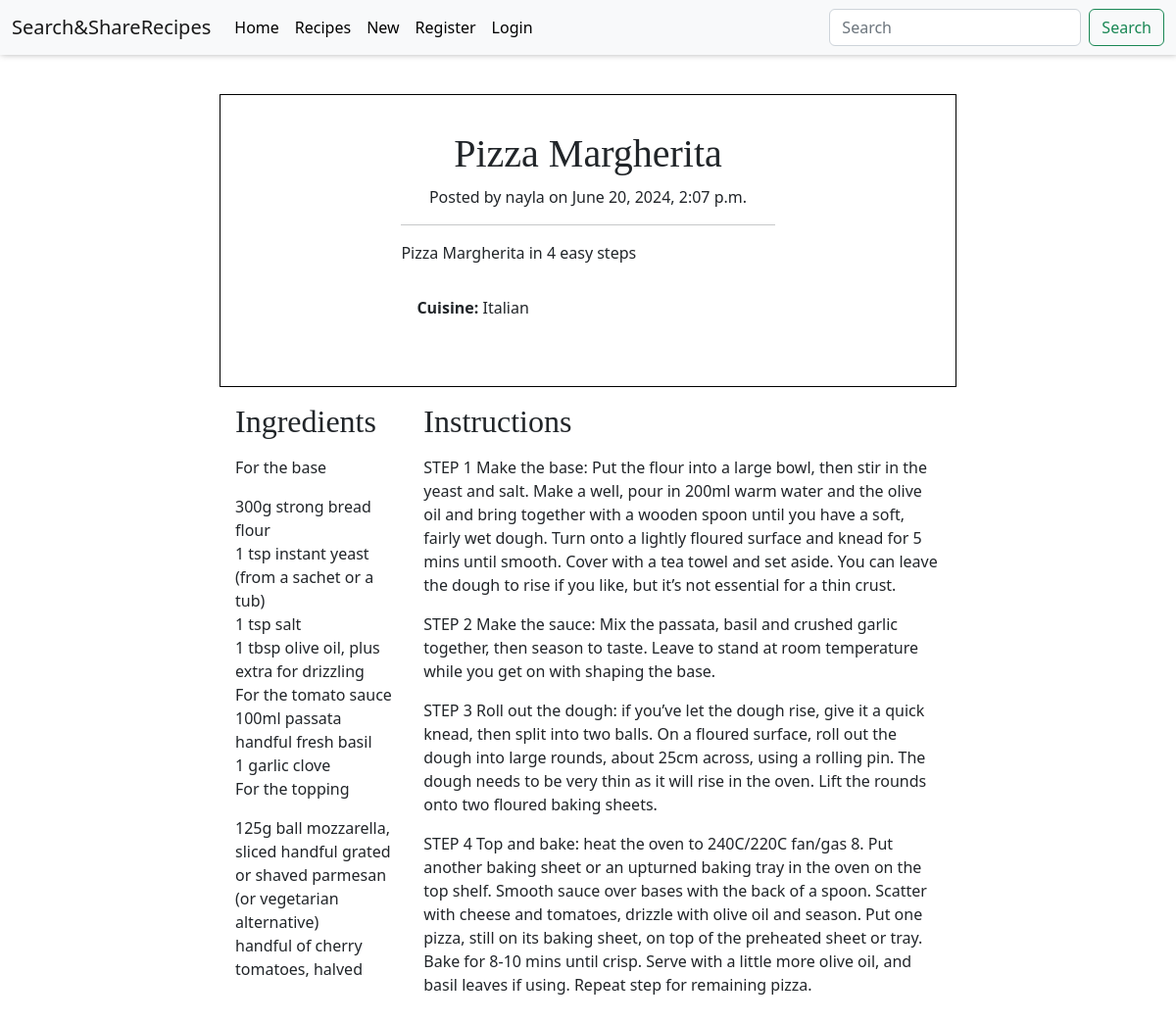
The app's page /5/ with its own data.
### recipes_app/models.py (models this page shows, shortened)
class Recipe(models.Model):
    user = models.ForeignKey(
        User, related_name="recipe_owner", on_delete=models.CASCADE
    )
    title = models.CharField(max_length=300, null=False, blank=False)
    description = models.CharField(max_length=500, null=False, blank=False)
    instructions = RichTextField(max_length=10000, null=False, blank=False)
    ingredients = RichTextField(max_length=10000, null=False, blank=False)
    meal_type = models.CharField(max_length=50, choices=MEAL_TYPES, default="breakfast")
    cuisine_types = models.CharField(
        max_length=50, choices=CUISINE_TYPES, default="italian"
    )
    posted_date = models.DateTimeField(auto_now=True)
    class Meta:
        ordering = ["-posted_date"]

### recipes_app/views.py (the view)
# urls.py: path("<slug:pk>/", views.RecipeDetail.as_view(), name="recipe_details"),
class RecipeDetail(DetailView):
    template_name = "recipes/recipe_details.html"
    model = models.Recipe
    context_object_name = "recipe"

### recipes_app/templates/recipes/recipe_details.html (shortened to what this page needs)
{% extends 'recipes/base.html' %}
{% block content %}
    <div class="container">
        <div class="recipe-info mt-3 p-1">
            <div class="recipe-detail">
                <h1 class="text-center">{{ recipe.title }}</h1>
                <p class="text-center">Posted by {{recipe.user}} on {{recipe.posted_date}}</p>
                <hr>
                <p>{{recipe.description}}</p>
                <p class="p-3"><strong>Cuisine: </strong> {{ recipe.cuisine_types|title }}</p>
            </div>
        </div>
        <div class="recipe-container">
            <div class="ingredients p-3">
                <h2>Ingredients</h2>
                <p>{{ recipe.ingredients|safe }}</p>
            </div>
            <div class="instructions p-3">
                <h2>Instructions</h2>
                <p>{{ recipe.instructions|safe }}</p>
            </div>
        </div>
    </div>
{% endblock %}

### recipes_app/static/css/base.css (style rules this page uses)
:root { --title: 'EB Garamond', serif; --main-font: 'Roboto', serif; --background: #3f006a0f; --blue: #0d6efd; --black: #000; --off-white: #f6f6f6; --white: #fff; --orange: #ffbf50; --smal-box-shadow: 1px -1px 7px 0 #00000061; --border: 1px solid #00000030; }
html, body { height: 100%; }
body { display: flex; flex-direction: column; font-family: var(--main-font); }
h1, h2, h3, h4, h5, h6 { font-family: var(--title); }
.recipe-info { display: flex; flex-direction: column; justify-content: center; }
.recipe-container { display: flex; flex-direction: column; }
.ingredients, .instructions, .recipe-detail { width: 100%; }
@media screen and (min-width: 62.5em) { .recipe-info { flex-direction: row; border: 1px solid var(--black); } }
@media screen and (min-width: 62.5em) { .recipe-detail { width: 60%; padding: 2rem; } }
@media screen and (min-width: 62.5em) { .recipe-container { flex-direction: row; } }
@media screen and (min-width: 62.5em) { .ingredients { width: 33.33%; } }

### records on screen
Recipe: title "Pizza Margherita", user "nayla", posted_date "June 20, 2024, 2:07 p.m.", description "Pizza Margherita in 4 easy steps", cuisine_types "Italian", ingredients "For the base 300g strong bread flour 1 tsp instant yeast (from a sachet or a tub) 1 tsp salt 1 tbsp olive oil, plus extra for drizzling For the tomato sauce 100ml passata handful fresh basil 1 garlic clove For the topping 125g ball mozzarella, sliced handful grated or shaved parmesan (or vegetarian alternative) handful of cherry tomatoes, halved", instructions "STEP 1 Make the base: Put the flour into a large bowl, then stir in the yeast and salt. Make a well, pour in 200ml warm water and the olive oil and bring together with a wooden spoon until you have a soft, fairly wet dough. Turn onto a lightly floured surface and knead for 5 mins until smooth. Cover with a tea towel and set aside. You can leave the dough to rise if you like, but it’s not essential for a thin crust. STEP 2 Make the sauce: Mix the passata, basil and crushed garlic together, then season to taste. Leave to stand at room temperature while you get on with shaping the base. STEP 3 Roll out the dough: if you’ve let the dough rise, give it a quick knead, then split into two balls.…"
